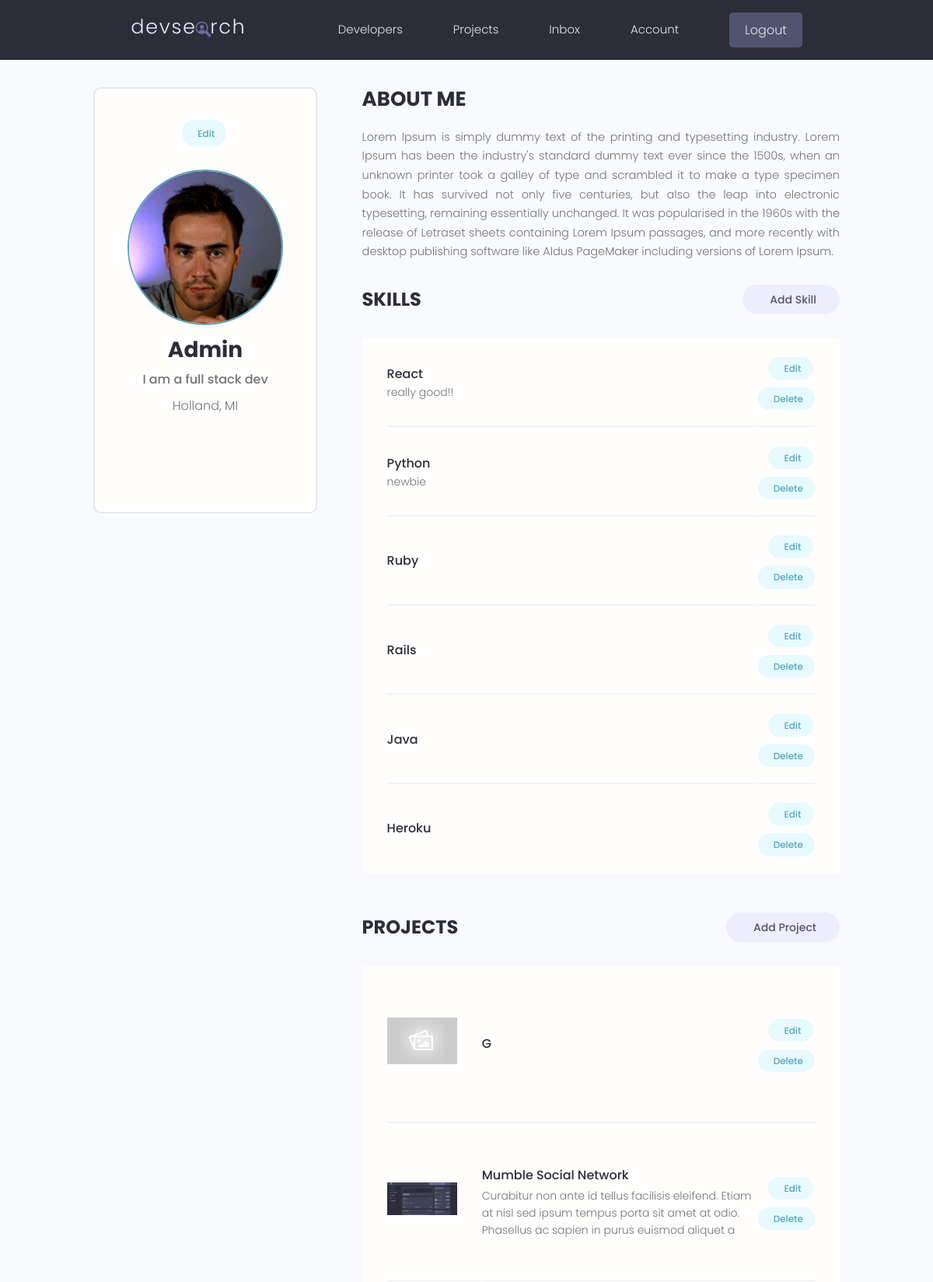
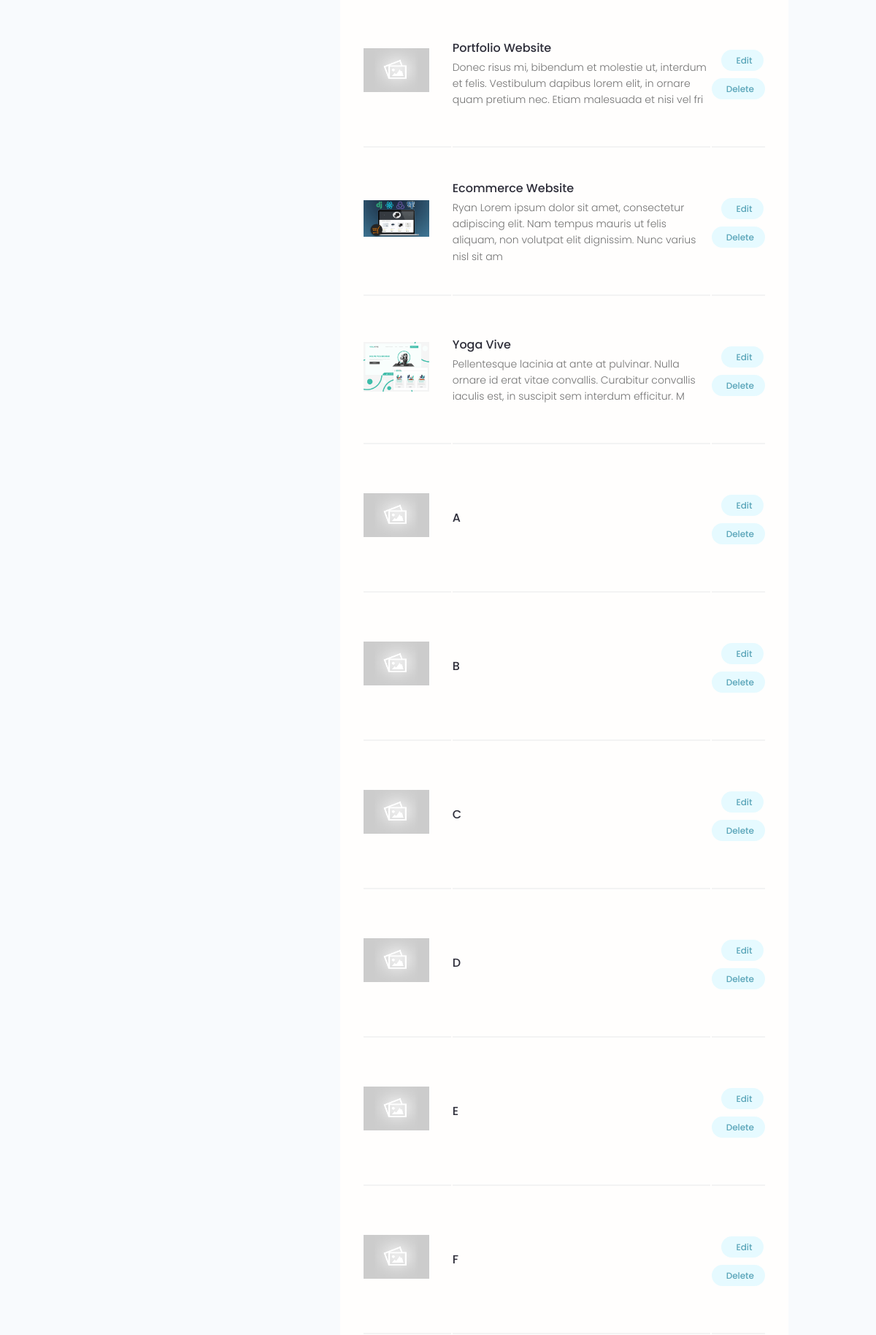
Page /account (signed in, upper part) on the committed database (2 pictures, top to bottom).
### users/models.py (models this page shows, shortened)
class Profile(models.Model):
    user = models.OneToOneField(User, on_delete=models.CASCADE, null=True, blank=True)
    username = models.CharField(max_length=200, blank=True, null=True)
    location = models.CharField(max_length=200, blank=True, null=True)
    name = models.CharField(max_length=200, blank=True, null=True)
    email = models.EmailField(max_length=500, blank=True, null=True)
    short_intro = models.CharField(max_length=200, blank=True, null=True)
    bio = models.TextField(blank=True, null=True)
    profile_image = models.ImageField(null=True, blank=True, upload_to='profiles/', default='profiles/user-default.png')
    social_github = models.CharField(max_length=200, blank=True, null=True)
    social_twitter = models.CharField(max_length=200, blank=True, null=True)
    social_linkedin = models.CharField(max_length=200, blank=True, null=True)
    social_youtube = models.CharField(max_length=200, blank=True, null=True)
    social_website = models.CharField(max_length=200, blank=True, null=True)
    created = models.DateTimeField(auto_now_add=True)
    id = models.UUIDField(default=uuid.uuid4, unique=True, primary_key=True, editable=False)

class Skill(models.Model):
    owner = models.ForeignKey(Profile, on_delete=models.CASCADE, null=True, blank=True)
    name = models.CharField(max_length=200, blank=True, null=True)
    description = models.TextField(blank=True, null=True)
    created = models.DateTimeField(auto_now_add=True)
    id = models.UUIDField(default=uuid.uuid4, unique=True, primary_key=True, editable=False)

### projects/models.py (models this page shows, shortened)
class Project(models.Model):
    owner = models.ForeignKey(Profile, null=True, blank=True, on_delete=models.SET_NULL)
    title = models.CharField(max_length=200)
    description = models.TextField(null=True, blank=True)
    featured_image = models.ImageField(null=True, blank=True, default="default.jpg")
    demo_link = models.CharField(max_length=2000, null=True, blank=True)
    source_link = models.CharField(max_length=2000, null=True, blank=True)
    tags = models.ManyToManyField(Tag, blank=True)
    vote_total = models.IntegerField(default=0, null=True, blank=True)
    vote_ratio = models.IntegerField(default=0, null=True, blank=True)
    created = models.DateTimeField(auto_now_add=True)
    id = models.UUIDField(default=uuid.uuid4, unique=True, primary_key=True, editable=False)
    class Meta:
        ordering = ['-vote_ratio', '-vote_total']

### users/views.py (the view)
# urls.py: path('account', views.user_account, name='account'),
@login_required(login_url="login")
def user_account(request):
    profile = request.user.profile
    skills = profile.skill_set.all()
    projects = profile.project_set.all()
    context = {
        'profile': profile,
        'skills': skills,
        'projects': projects
    }
    return render(request, 'users/account.html', context)

### users/templates/users/account.html (shortened to what this page needs)
{% extends 'main.html' %}
{% block content %}
<main class="settingsPage profile my-md">
    <div class="container">
        <div class="layout">
            <div class="column column--1of3">
                <div class="card text-center">
                    <div class="card__body dev">
                        <a class="tag tag--pill tag--main settings__btn" href="{% url 'edit-account' %}"> Edit</a>
                        <img class="avatar avatar--xl dev__avatar"
                             src="{{ profile.profile_image.url }}"/>
                        <h2 class="dev__name">{{ profile.name }}</h2>
                        <p class="dev__title">{{ profile.short_intro }}</p>
                        <p class="dev__location">{{ profile.location }}</p>
                        <ul class="dev__social">
                        </ul>
                    </div>
                </div>
            </div>
            <div class="column column--2of3">
                <div class="devInfo">
                    <h3 class="devInfo__title">About Me</h3>
                    <p class="devInfo__about">
                        {{ profile.bio }}
                    </p>
                </div>
                <div class="settings">
                    <h3 class="settings__title">Skills</h3>
                    <a class="tag tag--pill tag--sub settings__btn tag--lg" href="{% url 'create-skill' %}"> Add
                        Skill</a>
                </div>
                <table class="settings__table">
                    {% for skill in skills %}
                    <tr>
                        <td class="settings__tableInfo">
                            <h4>{{ skill.name }}</h4>
                            <p>
                                {{ skill.description }}
                            </p>
                        </td>
                        <td class="settings__tableActions">
                            <a class="tag tag--pill tag--main settings__btn" href="{% url 'update-skill' skill.id %}">
                                Edit</a>
                            <a class="tag tag--pill tag--main settings__btn"
                               href="{% url 'delete-skill' skill.id %}?next=/account">
                                Delete</a>
                        </td>
                    </tr>
                    {% endfor %}
                </table>
                <div class="settings">
                    <h3 class="settings__title">Projects</h3>
                    <a class="tag tag--pill tag--sub settings__btn tag--lg" href="{% url 'create-project' %}">
                        Add
                        Project</a>
                </div>
                <table class="settings__table">
                    {% for project in projects %}
                    <tr>
                        <td class="settings__thumbnail">
                            <a href="{% url 'project' project.id %}"><img src="{{ project.featured_image.url }}"
                                                                          alt="Project Thumbnail"/></a>
                        </td>
                        <td class="settings__tableInfo">
                            <a href="{% url 'project' project.id %}">{{ project.title }}</a>
                            <p>
                                {{ project.description|slice:"150" }}
                            </p>
                        </td>
                        <td class="settings__tableActions">
                            <a class="tag tag--pill tag--main settings__btn"
                               href="{% url 'update-project' project.id %}">
                                Edit</a>
                            <a class="tag tag--pill tag--main settings__btn"
                               href="{% url 'delete-project' project.id %}?next=/account">
                                Delete</a>
                        </td>
                    </tr>
                    {% endfor %}
                </table>
            </div>
        </div>
    </div>
</main>
{% endblock content %}

### static/styles/app.css (style rules this page uses)
:root { --color-sub: #2d2d39; }
.card { border: 2px solid var(--color-light); }
img { width: 100%; }
.profile .card > .dev { padding: 4rem; }
.dev__avatar { display: block; margin: auto; }
.dev__name { color: var(--color-sub); font-size: 2.8rem; font-weight: 700; margin-top: 1rem; margin-bottom: 0.5rem; }
.dev__title { font-size: 1.6rem; font-weight: 500; line-height: 1.3; }
.dev__location { margin-top: 1rem; }
.dev__social { margin: 3rem 0; list-style: none; display: flex; justify-content: center; gap: 1.5rem; }
.devInfo { margin-bottom: 3rem; }
.devInfo__title, .devInfo__subtitle { font-size: 2.6rem; color: var(--color-sub); text-transform: uppercase; font-weight: 700; margin-bottom: 1.5rem; }
.devInfo__about, .devSkill__info { font-size: 1.45rem; line-height: 1.7; text-align: justify; }
.settingsPage .dev > .settings__btn { display: inline-block; margin-bottom: 3rem; }
.settings { display: flex; justify-content: space-between; align-items: center; }
.settings__title { font-size: 2.4rem; text-transform: uppercase; font-weight: 700; color: var(--color-sub); }
.settings__table { margin-top: 3rem; margin-bottom: 5rem; padding: 0 3rem; background: var(--color-white); }
.settings__table tr { width: 100%; }
.settings__table tr > td { padding: 2rem 0; }
.settings__table tr:not(:last-child) td { border-bottom: 2px solid var(--color-white-light); }
.settings__thumbnail { width: 23%; min-width: 10rem; }
.settings__thumbnail img { padding-right: 3rem; height: 15rem; object-fit: contain; }
.settings__tableInfo { width: 100%; }
.settings__tableInfo h4, .settings__tableInfo a { padding-right: 1rem; width: auto; font-size: 1.6rem; font-weight: 500; color: var(--color-sub); }
.settings__tableInfo p { font-size: 1.4rem; }
.settings__tableActions { text-align: right; }

### static/uikit/styles/modules/_variables.css (style rules this page uses)
:root { --color-main: #5aa5b9; --color-main-light: #e6faff; --color-sub: #3f4156; --color-sub-light: #51546e; --color-sub-lighter: #ededfd; --color-text: #737373; --color-gray: #8b8b8b; --color-light: #e5e7eb; --color-light-gray: #767676; --color-bg: #f8fafd; --color-white: #fffefd; --color-white-light: #f3f3f3; --color-success: #359e64; --color-success-bg: #def8e8; --color-error: #fc4b0b; --color-error-bg: #fff2ee; --font-base: 'Poppins', arial, helvetica, 'Segoe UI', roboto, ubuntu, sans-serif; --font-monospace: 'Fira Code', 'Courier New', courier, monospace; --font-regular: 300; --font-medium: 500; --font-bold: 700; --generic-shadow: 1px 1px 5px #00000010; --generic-transition: all 0.3s ease-in-out; }

### static/uikit/styles/modules/_base.css (style rules this page uses)
* { margin: 0; padding: 0; box-sizing: border-box; text-rendering: optimizeLegibility; color: inherit; font-size: inherit; }
html { font-size: 50%; }
@media only screen and (min-width: 480px) { html { font-size: 56.25%; } }
@media only screen and (min-width: 1200px) { html { font-size: 62.5%; } }
body { line-height: 1.6; font-weight: 400; font-size: 1.5rem; color: var(--color-text); background-color: var(--color-bg); min-height: 100vh; }

### static/uikit/styles/modules/_typography.css (style rules this page uses)
* { font-family: var(--font-base); }
h2 { font-size: 3.6rem; font-weight: var(--font-bold); }
h3 { font-size: 3.2rem; font-weight: var(--font-medium); }
h4 { font-size: 2.8rem; font-weight: var(--font-medium); }
p, span, strong { font-size: 1.6rem; color: var(--color-text); font-weight: var(--font-regular); }
a { padding-bottom: 2px; text-decoration: none; display: inline-block; color: var(--color-main); font-weight: var(--font-medium); }

### static/uikit/styles/modules/_utilities.css (style rules this page uses)
.container { width: 92%; max-width: 165rem; margin: 0 auto; box-sizing: border-box; }
@media screen and (min-width: 1000px) { .container { width: 90%; } }
@media screen and (min-width: 1200px) { .container { width: 80%; } }
.text-center { text-align: center; }
.my-md { margin: 3rem auto; }

### static/uikit/styles/modules/_avatar.css (style rules this page uses)
.avatar { border-radius: 50%; border: 2px solid var(--color-main); object-fit: cover; }
.avatar--xl { height: 20rem; width: 20rem; }

### static/uikit/styles/modules/_card.css (style rules this page uses)
.card { border-radius: 1rem; background-color: var(--color-white); border: 1.5px solid var(--color-light); width: auto; height: auto; margin-top: 0.5rem; margin-bottom: 0.5rem; overflow: hidden; }
.card__body, .card__header { padding: 2rem 2.5rem; }

### static/uikit/styles/modules/_layout.css (style rules this page uses)
.layout { display: flex; flex-flow: row wrap; justify-content: space-between; }
.layout > .column { margin-bottom: 3rem; }
.layout > .column.column--1of3 { flex-basis: 30%; }
.layout > .column.column--2of3 { flex-basis: 64%; }

### rows in the picture
Profile: profile_image (picture), name "Admin", short_intro "I am a full stack dev", location "Holland, MI", bio "Lorem Ipsum is simply dummy text of the printing and typesetting industry. Lorem Ipsum has been the industry's standard dummy text ever since the 1500s, when an unknown printer took a galley of type and scrambled it to make a type specimen book. It has survived not only five centuries, but also the leap into electronic typesetting, remaining essentially unchanged. It was popularised in the 1960s with the release of Letraset sheets containing Lorem Ipsum passages, and more recently with desktop publishing software like Aldus PageMaker including versions of Lorem Ipsum."
Skill: name "React", description "really good!!"
Skill: name "Python", description "newbie"
Skill: name "Ruby"
Skill: name "Rails"
Skill: name "Java"
Skill: name "Heroku"
Project: featured_image (placeholder picture), title "G"
Project: featured_image (picture), title "Mumble Social Network", description "Curabitur non ante id tellus facilisis eleifend. Etiam at nisl sed ipsum tempus porta sit amet at odio. Phasellus ac sapien in purus euismod aliquet a"
Project: featured_image (placeholder picture), title "Portfolio Website", description "Donec risus mi, bibendum et molestie ut, interdum et felis. Vestibulum dapibus lorem elit, in ornare quam pretium nec. Etiam malesuada et nisi vel fri"
Project: featured_image (picture), title "Ecommerce Website", description "Ryan Lorem ipsum dolor sit amet, consectetur adipiscing elit. Nam tempus mauris ut felis aliquam, non volutpat elit dignissim. Nunc varius nisl sit am"
Project: featured_image (picture), title "Yoga Vive", description "Pellentesque lacinia at ante at pulvinar. Nulla ornare id erat vitae convallis. Curabitur convallis iaculis est, in suscipit sem interdum efficitur. M"
Project: featured_image (placeholder picture), title "A"
Project: featured_image (placeholder picture), title "B"
Project: featured_image (placeholder picture), title "C"
Project: featured_image (placeholder picture), title "D"
Project: featured_image (placeholder picture), title "E"
Project: featured_image (placeholder picture), title "F"
